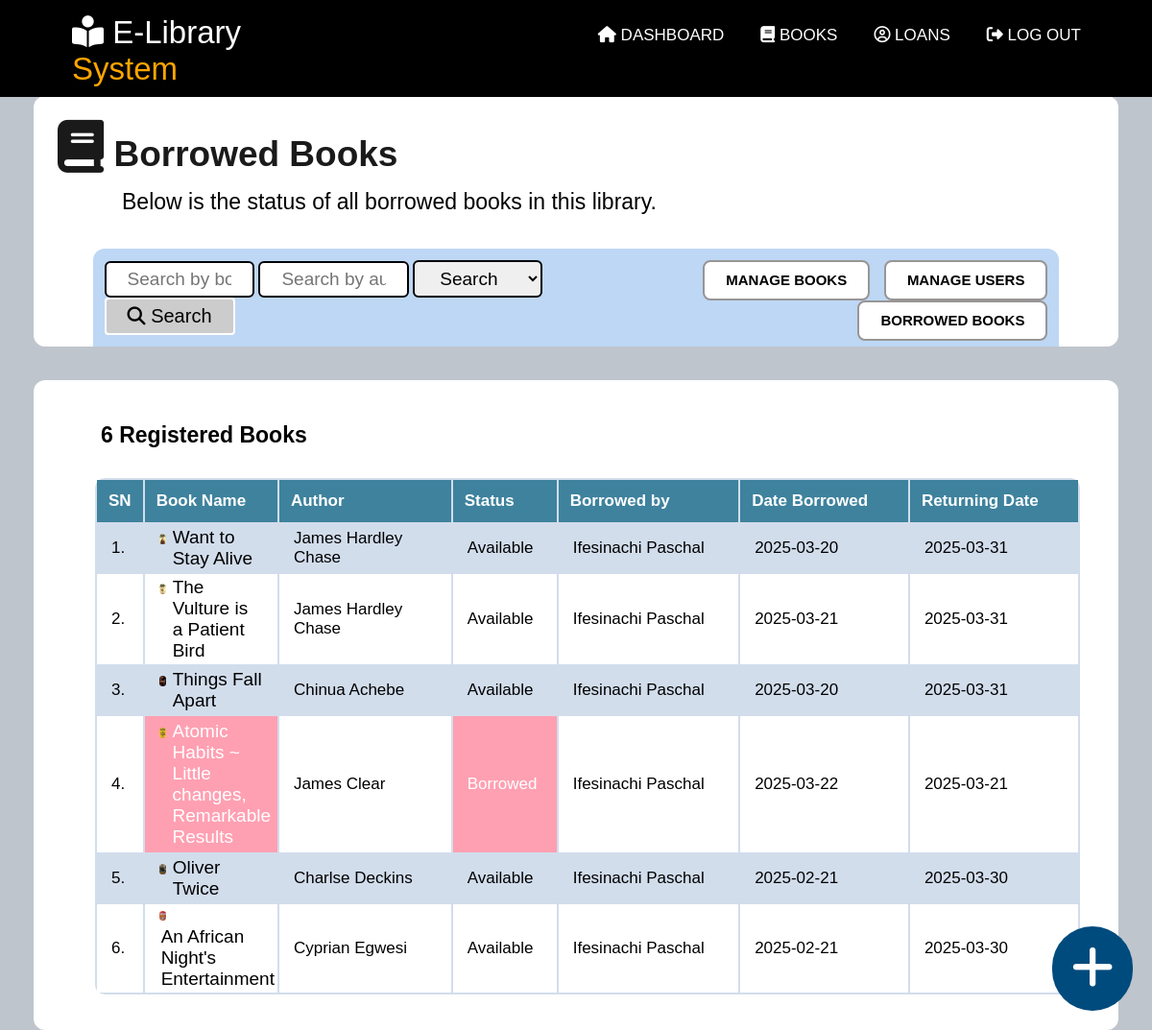
/manage_borrowed.php (signed in), run on the app's committed database.
### tables this page shows
CREATE TABLE `books_tb` (
  `book_id` int(224) NOT NULL,
  `book_title` varchar(200) NOT NULL,
  `book_brief` text NOT NULL,
  `book_author` varchar(100) NOT NULL,
  `book_genre` varchar(50) NOT NULL,
  `book_isbn` int(100) NOT NULL,
  `book_quantity` int(100) NOT NULL,
  `published_date` varchar(100) NOT NULL,
  `cover_image` varchar(100) NOT NULL,
  `book_status` varchar(50) NOT NULL DEFAULT 'Available',
  `uploaded_by` varchar(100) NOT NULL,
  `book_file` varchar(200) NOT NULL,
  `ipaddress` varchar(100) NOT NULL,
  `recycle` varchar(10) NOT NULL DEFAULT 'False'
);

CREATE TABLE `borrowed_books` (
  `request_id` int(224) NOT NULL,
  `book_id` varchar(224) NOT NULL,
  `book_title` varchar(100) NOT NULL,
  `date_borrowed` varchar(50) NOT NULL,
  `returning_date` varchar(100) NOT NULL,
  `date_returned` varchar(50) NOT NULL,
  `borrowed_by_id` varchar(100) NOT NULL,
  `borrowed_by_name` varchar(200) NOT NULL,
  `borrow_status` varchar(40) NOT NULL DEFAULT 'Borrowed',
  `ipaddress` varchar(50) NOT NULL,
  `recycle` varchar(10) NOT NULL DEFAULT 'False'
);

### manage_borrowed.php (the view, shortened to what this page needs)
<?php
include("session.php");
    ?>
<!DOCTYPE html>
<html lang="en">
<head>
    <link rel="stylesheet" href="css/style.css">
</head>
<body>
    <div class="navigationBar">
        <div class="logoArea">
            <h2><a href="dashboard.php"><i class="fa-solid fa-book-open-reader"></i> E-Library <span>System</span></a>
            </h2>
        </div>
        <div class="menuArea">
            <ul>
                <li><a href="dashboard.php"><i class="fa-solid fa-house"></i> Dashboard</a></li>
                <li><a href="books.php"><i class="fa-solid fa-book"></i> Books</a></li>
                <li><a href="my_borrowed_books.php"><i class="fa-regular fa-circle-user"></i> Loans</a></li>
                <li><a href="sign_out.php"><i class="fa-solid fa-right-from-bracket"></i> Log Out</a></li>
            </ul>
        </div>
    </div>
<div class="pageArea">
    <div class="greetingsTab">
        <h2><i class="fa-solid fa-book"></i> Borrowed Books</h2>
        <p>Below is the status of all borrowed books in this library.</p>
        <div class="shortMenu">
            <div class="formArea">
                <form action="search_book.php" method="GET">
                    <input type="text" name="keyword_title" placeholder="Search by book title">
                    <input type="text" name="keyword_author" placeholder="Search by author">
                    <select name="keyword_genre">
                        <option>Search by genre</option>
                    </select>
                    <button type="submit" name="search"><i class="fa-solid fa-magnifying-glass"></i> Search</button>
                </form>
            </div>
            <div class="sideMenu">
                <div class="menuTB"><a href="manage_books.php">Manage Books</a></div>
                <div class="menuTB"><a href="manage_users.php">Manage Users</a></div>
                <div class="menuTB"><a href="manage_borrowed.php">Borrowed Books</a></div>
            </div>
        </div>
    </div>
    <div class="recentlyRead">
    <?php
    $available_books=mysqli_query($link, "SELECT * FROM books_tb WHERE recycle='False'")or die(mysql_error());
    $book_count = mysqli_num_rows($available_books);
        if($book_count > 1){
            echo"<h2>$book_count Registered Books</h2>";
        }
        else
        {
            echo"<h2>$book_count Registered Book</h2>";
        }
        ?>
<div class="holdTable">
    <table>
        <th >SN</th>
        <th>Book Name</th>
        <th>Author</th>
        <th>Status</th>
        <th>Borrowed by</th>
        <th>Date Borrowed</th>
        <th>Returning Date</th>
<?php
$SQL = "SELECT * FROM books_tb WHERE recycle='False'";
$result = mysqli_query($link, $SQL);
$number = 1;
while($db_field = mysqli_fetch_assoc($result)){
    $book_id = $db_field['book_id'];
    $book_title = $db_field['book_title'];
    $book_author = $db_field['book_author'];
    $cover_image = $db_field['cover_image'];
    $book_status = $db_field['book_status'];
        echo"<tr>
        <td>$number.</td>";
        $number = $number + 1;
        if($book_status=="Borrowed"){
            echo"<td class='redBack'><a href='view_book.php?book_id=$book_id' target='_blank'><img src='book_cover/$cover_image'> <h2>$book_title</h2></a></td>
        <td width='220'>$book_author</td>
        <td width='100' class='redBack'>$book_status</td>";
    }
    else
    {
        echo"<td><a href='view_book.php?book_id=$book_id' target='_blank'><img src='book_cover/$cover_image'> <h2>$book_title</h2></a></td>
        <td width='220'>$book_author</td>
        <td width='100'>$book_status</td>";
    }
        $SQL2 = "SELECT * FROM borrowed_books WHERE book_id='$book_id' AND recycle='False'";
        $result2 = mysqli_query($link, $SQL2);
        while($db_field2 = mysqli_fetch_assoc($result2)){
            $date_borrowed = $db_field2['date_borrowed'];
            $returning_date = $db_field2['returning_date'];
            $borrowed_by_name = $db_field2['borrowed_by_name'];
        }
        echo"<td width='220'>$borrowed_by_name</td>
        <td width='200'>$date_borrowed</td>
        <td width='200'>$returning_date</td>
        </tr>";
}
?>
    </table>
    </div>
    </div>
    </div>
<a href="add_book.php">
    <div class="addNewBook">
        <i class="fa-solid fa-plus"></i>
    </div>
</a>
</body>
</html>

### css/style.css (style rules this page uses)
body { font-family: sans-serif; font-size: 17px; align-items: center; background-color: rgb(191, 197, 204); padding: 0; margin: 0; }
.navigationBar { background-color: rgb(0, 0, 0); width: 100%; position: fixed; color: white; display: inline-table; }
.navigationBar h2 { color: white; font-size: 33px; margin-top: 0px; margin-bottom: 10px; font-weight: lighter; margin-left: 75px; }
.navigationBar span { color: orange; font-size: 33px; font-weight: lighter; }
.logoArea { width: 30%; display: inline-table; float: left; margin-top: 15px; }
.logoArea a { text-decoration: none; color: white; }
.menuArea { display: inline-table; width: 50%; margin-top: 10px; float: right; margin-right: 55px; text-align: right; }
.menuArea ul { list-style: none; display: flex; float: right; }
.menuArea li a { text-decoration: none; color: white; text-transform: uppercase; padding: 19px; padding-top: 20px; padding-bottom: 35px; }
.pageArea { padding-top: 100px; width: 100%; height: 100vh; margin: 0 auto; }
.greetingsTab { background-color: white; border-radius: 12px; width: 90%; margin: 0 auto; padding: 25px; padding-bottom: 0px; }
.greetingsTab h2 { font-size: 37px; color: rgb(27, 26, 26); margin-top: 0px; margin-bottom: 0px; }
.greetingsTab p { margin-top: 15px; margin-bottom: 5px; font-size: 23px; margin-left: 67px; }
.greetingsTab i { font-size: 55px; }
.recentlyRead { background-color: white; width: 90%; text-align: left; padding: 25px; margin: 0 auto; margin-top: 35px; border-radius: 12px; }
.recentlyRead a { text-decoration: none; color: rgb(14, 13, 13); }
.recentlyRead h2 { color: rgb(0, 0, 0); width: 90%; text-align: left; margin-left: 45px; font-weight: bold; font-size: 23px; }
.shortMenu { background-color: rgb(189, 215, 245); padding: 12px; border-radius: 12px 12px 0px 0px; width: 91%; margin: 0 auto; margin-top: 35px; }
.formArea { display: inline-table; width: 55%; }
.formArea input { width: 20%; padding: 6px 22px 6px 22px; border-radius: 6px; font-size: 19px; border-style: none; border-style: solid; border-width: 2px; border-color: black; }
.formArea select { width: 25%; padding: 6px 22px 6px 22px; border-radius: 6px; font-size: 19px; border-style: none; border-style: solid; border-width: 2px; border-color: black; }
.formArea button { padding: 6px 22px 6px 22px; display: inline-table; font-size: 20px; background-color: rgb(204, 204, 204); color: rgb(0, 0, 0); border-style: solid; border-color: white; border-radius: 4px; }
.formArea i { font-size: 19px; border-style: none; background-color: transparent; outline: none; }
.sideMenu { float: right; width: 40%; text-align: right; }
.menuTB { display: inline-table; padding: 9px 22px 9px 22px; margin-left: 10px; border-radius: 8px; border-style: solid; border-width: 2px; border-color: rgb(152, 149, 149); background-color: white; }
.menuTB a { text-decoration: none; color: rgb(0, 0, 0); text-transform: uppercase; font-weight: bold; font-size: 15px; }
.holdTable { width: 100%; margin: 0 auto; padding: 12px; border-radius: 12px; }
.holdTable table { width: 95%; background-color: rgb(210, 221, 236); text-align: left; margin: 0 auto; border-radius: 10px; }
.holdTable img { width: 6%; display: inline-table; vertical-align: middle; border-radius: 4px; }
.holdTable th { padding: 12px; background-color: rgb(62, 130, 157); color: white; }
.holdTable td { padding-left: 15px; }
.holdTable tr:nth-child(odd) { background-color: white; }
.holdTable h2 { margin-top: 0px; margin-bottom: 0px; margin-left: 0px; font-size: 19px; display: inline-table; width: 80%; font-weight: lighter; }
.addNewBook { position: fixed; background-color: rgb(0, 75, 125); color: white; border-radius: 100px; padding: 15px; padding-left: 20px; padding-right: 20px; bottom: 20px; right: 20px; border-style: white; border-color: white; cursor: pointer; font-size: 50px; }
.redBack { background-color: rgb(255, 160, 178); color: white; padding: 3px; }
.redBack a { color: white; text-decoration: none; }
.redBack h2 { color: white; }

### data on the page
books_tb: cover_image (picture), book_title "Want to Stay Alive", book_author "James Hardley Chase", book_status "Available", borrowed_books.borrowed_by_name "Ifesinachi Paschal", borrowed_books.date_borrowed "2025-03-20", borrowed_books.returning_date "2025-03-31"
books_tb: cover_image (picture), book_title "The Vulture is a Patient Bird", book_author "James Hardley Chase", book_status "Available", borrowed_books.borrowed_by_name "Ifesinachi Paschal", borrowed_books.date_borrowed "2025-03-21", borrowed_books.returning_date "2025-03-31"
books_tb: cover_image (picture), book_title "Things Fall Apart", book_author "Chinua Achebe", book_status "Available", borrowed_books.borrowed_by_name "Ifesinachi Paschal", borrowed_books.date_borrowed "2025-03-20", borrowed_books.returning_date "2025-03-31"
books_tb: cover_image (picture), book_title "Atomic Habits ~ Little changes, Remarkable Results", book_author "James Clear", book_status "Borrowed", borrowed_books.borrowed_by_name "Ifesinachi Paschal", borrowed_books.date_borrowed "2025-03-22", borrowed_books.returning_date "2025-03-21"
books_tb: cover_image (picture), book_title "Oliver Twice", book_author "Charlse Deckins", book_status "Available", borrowed_books.borrowed_by_name "Ifesinachi Paschal", borrowed_books.date_borrowed "2025-02-21", borrowed_books.returning_date "2025-03-30"
books_tb: cover_image (picture), book_title "An African Night's Entertainment", book_author "Cyprian Egwesi", book_status "Available"
borrowed_books: borrowed_by_name "Ifesinachi Paschal", date_borrowed "2025-02-21", returning_date "2025-03-30"

### other printed values
$book_count "6"
